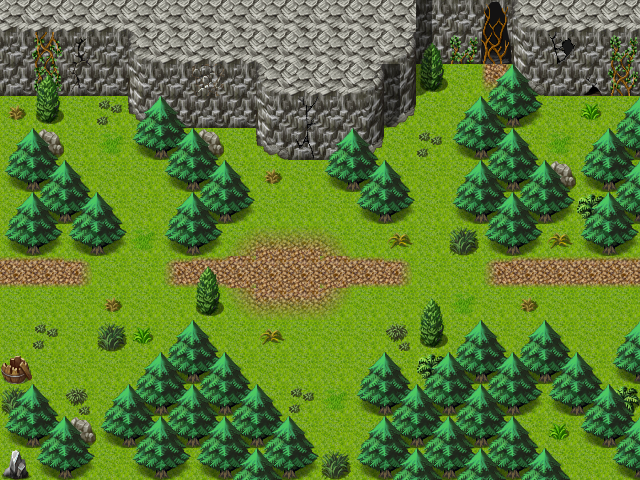

This is a level from a 2D game, rendered from its Tiled map with the project's own tilesets. A one-line summary and the map file follow, with tile-layer data summarised:
An orthogonal 20x15 tile map with 32x32 px tiles, 3 tile layers (Ground, Objects, Above), 1 hidden layer not drawn, 40 tilesets and 7 objects (3x mapchange, 3x spawn, key).

<map version="1.0" orientation="orthogonal" width="20" height="15" tilewidth="32" tileheight="32">
 <properties>
  <property name="outdoors" value="1" />
 </properties>
 <tileset firstgid="1" name="map_bed_1" tilewidth="32" tileheight="32">
  <image source="../drawable/map_bed_1.png" width="512" height="256" />
 </tileset>
 <tileset firstgid="129" name="map_border_1" tilewidth="32" tileheight="32">
  <image source="../drawable/map_border_1.png" width="512" height="256" />
 </tileset>
 <tileset firstgid="257" name="map_bridge_1" tilewidth="32" tileheight="32">
  <image source="../drawable/map_bridge_1.png" width="512" height="256" />
 </tileset>
 <tileset firstgid="385" name="map_broken_1" tilewidth="32" tileheight="32">
  <image source="../drawable/map_broken_1.png" width="512" height="256" />
 </tileset>
 <tileset firstgid="513" name="map_cavewall_1" tilewidth="32" tileheight="32">
  <image source="../drawable/map_cavewall_1.png" width="576" height="192" />
 </tileset>
 <tileset firstgid="621" name="map_cavewall_2" tilewidth="32" tileheight="32">
  <image source="../drawable/map_cavewall_2.png" width="576" height="192" />
 </tileset>
 <tileset firstgid="729" name="map_cavewall_3" tilewidth="32" tileheight="32">
  <image source="../drawable/map_cavewall_3.png" width="576" height="192" />
 </tileset>
 <tileset firstgid="837" name="map_chair_table_1" tilewidth="32" tileheight="32">
  <image source="../drawable/map_chair_table_1.png" width="512" height="256" />
 </tileset>
 <tileset firstgid="965" name="map_crate_1" tilewidth="32" tileheight="32">
  <image source="../drawable/map_crate_1.png" width="512" height="256" />
 </tileset>
 <tileset firstgid="1093" name="map_cupboard_1" tilewidth="32" tileheight="32">
  <image source="../drawable/map_cupboard_1.png" width="512" height="256" />
 </tileset>
 <tileset firstgid="1221" name="map_curtain_1" tilewidth="32" tileheight="32">
  <image source="../drawable/map_curtain_1.png" width="512" height="256" />
 </tileset>
 <tileset firstgid="1349" name="map_entrance_1" tilewidth="32" tileheight="32">
  <image source="../drawable/map_entrance_1.png" width="512" height="256" />
 </tileset>
 <tileset firstgid="1477" name="map_fence_1" tilewidth="32" tileheight="32">
  <image source="../drawable/map_fence_1.png" width="512" height="256" />
 </tileset>
 <tileset firstgid="1605" name="map_fence_2" tilewidth="32" tileheight="32">
  <image source="../drawable/map_fence_2.png" width="512" height="256" />
 </tileset>
 <tileset firstgid="1733" name="map_ground_1" tilewidth="32" tileheight="32">
  <image source="../drawable/map_ground_1.png" width="512" height="256" />
 </tileset>
 <tileset firstgid="1861" name="map_ground_2" tilewidth="32" tileheight="32">
  <image source="../drawable/map_ground_2.png" width="512" height="256" />
 </tileset>
 <tileset firstgid="1989" name="map_ground_3" tilewidth="32" tileheight="32">
  <image source="../drawable/map_ground_3.png" width="512" height="256" />
 </tileset>
 <tileset firstgid="2117" name="map_ground_4" tilewidth="32" tileheight="32">
  <image source="../drawable/map_ground_4.png" width="512" height="256" />
 </tileset>
 <tileset firstgid="2245" name="map_ground_5" tilewidth="32" tileheight="32">
  <image source="../drawable/map_ground_5.png" width="512" height="256" />
 </tileset>
 <tileset firstgid="2373" name="map_ground_6" tilewidth="32" tileheight="32">
  <image source="../drawable/map_ground_6.png" width="512" height="256" />
 </tileset>
 <tileset firstgid="2501" name="map_ground_7" tilewidth="32" tileheight="32">
  <image source="../drawable/map_ground_7.png" width="512" height="256" />
 </tileset>
 <tileset firstgid="2629" name="map_ground_8" tilewidth="32" tileheight="32">
  <image source="../drawable/map_ground_8.png" width="512" height="256" />
 </tileset>
 <tileset firstgid="2757" name="map_indoor_1" tilewidth="32" tileheight="32">
  <image source="../drawable/map_indoor_1.png" width="512" height="256" />
 </tileset>
 <tileset firstgid="2885" name="map_kitchen_1" tilewidth="32" tileheight="32">
  <image source="../drawable/map_kitchen_1.png" width="512" height="256" />
 </tileset>
 <tileset firstgid="3013" name="map_outdoor_1" tilewidth="32" tileheight="32">
  <image source="../drawable/map_outdoor_1.png" width="512" height="256" />
 </tileset>
 <tileset firstgid="3141" name="map_pillar_1" tilewidth="32" tileheight="32">
  <image source="../drawable/map_pillar_1.png" width="512" height="256" />
 </tileset>
 <tileset firstgid="3269" name="map_plant_1" tilewidth="32" tileheight="32">
  <image source="../drawable/map_plant_1.png" width="512" height="256" />
 </tileset>
 <tileset firstgid="3397" name="map_rock_1" tilewidth="32" tileheight="32">
  <image source="../drawable/map_rock_1.png" width="512" height="256" />
 </tileset>
 <tileset firstgid="3525" name="map_roof_1" tilewidth="32" tileheight="32">
  <image source="../drawable/map_roof_1.png" width="512" height="256" />
 </tileset>
 <tileset firstgid="3653" name="map_roof_2" tilewidth="32" tileheight="32">
  <image source="../drawable/map_roof_2.png" width="512" height="256" />
 </tileset>
 <tileset firstgid="3781" name="map_shop_1" tilewidth="32" tileheight="32">
  <image source="../drawable/map_shop_1.png" width="512" height="256" />
 </tileset>
 <tileset firstgid="3909" name="map_sign_ladder_1" tilewidth="32" tileheight="32">
  <image source="../drawable/map_sign_ladder_1.png" width="512" height="256" />
 </tileset>
 <tileset firstgid="4037" name="map_table_1" tilewidth="32" tileheight="32">
  <image source="../drawable/map_table_1.png" width="512" height="256" />
 </tileset>
 <tileset firstgid="4165" name="map_trail_1" tilewidth="32" tileheight="32">
  <image source="../drawable/map_trail_1.png" width="512" height="256" />
 </tileset>
 <tileset firstgid="4293" name="map_tree_1" tilewidth="32" tileheight="32">
  <image source="../drawable/map_tree_1.png" width="512" height="256" />
 </tileset>
 <tileset firstgid="4421" name="map_wall_1" tilewidth="32" tileheight="32">
  <image source="../drawable/map_wall_1.png" width="512" height="256" />
 </tileset>
 <tileset firstgid="4549" name="map_wall_2" tilewidth="32" tileheight="32">
  <image source="../drawable/map_wall_2.png" width="480" height="256" />
 </tileset>
 <tileset firstgid="4669" name="map_wall_3" tilewidth="32" tileheight="32">
  <image source="../drawable/map_wall_3.png" width="480" height="256" />
 </tileset>
 <tileset firstgid="4789" name="map_window_1" tilewidth="32" tileheight="32">
  <image source="../drawable/map_window_1.png" width="512" height="256" />
 </tileset>
 <tileset firstgid="4917" name="map_window_2" tilewidth="32" tileheight="32">
  <image source="../drawable/map_window_2.png" width="512" height="256" />
 </tileset>
 <layer name="Ground" width="20" height="15">
  <data>[300 cells, 300 non-empty, 10 distinct tile ids]</data>
 </layer>
 <layer name="Objects" width="20" height="15">
  <data>[300 cells, 167 non-empty, 43 distinct tile ids]</data>
 </layer>
 <layer name="Above" width="20" height="15">
  <data>[300 cells, 55 non-empty, 7 distinct tile ids]</data>
 </layer>
 <layer name="Walkable" width="20" height="15" visible="0">
  <data>[300 cells, 184 non-empty, 1 distinct tile ids]</data>
 </layer>
 <objectgroup name="Mapevents" width="20" height="15">
  <object name="east" type="mapchange" x="608" y="256" width="32" height="96">
   <properties>
    <property name="map" value="flagstone0" />
    <property name="place" value="west" />
   </properties>
  </object>
  </objectgroup>
 <objectgroup name="Spawn" width="20" height="15" visible="0">
  <!-- 3 objects omitted --></objectgroup>
 <objectgroup name="Keys" width="20" height="15">
  <!-- 1 objects omitted --></objectgroup>
</map>
<!-- 6 of 7 objects omitted -->
